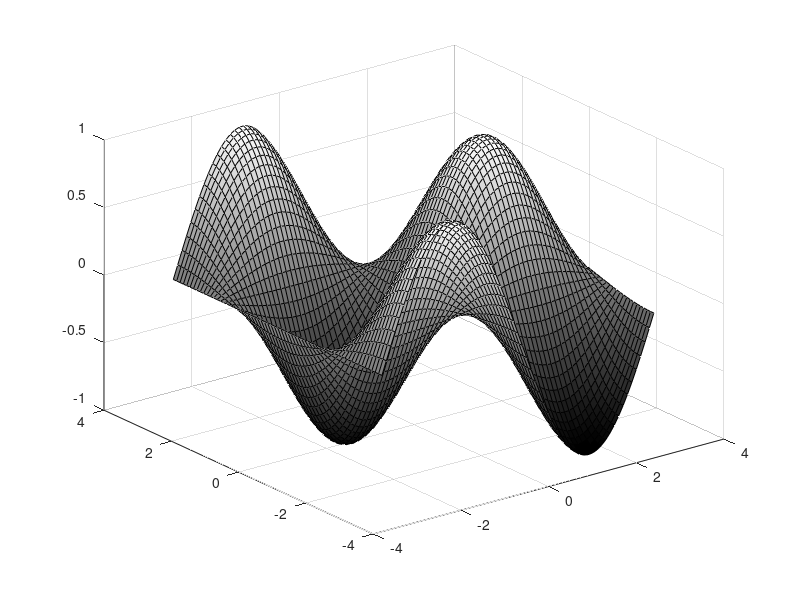
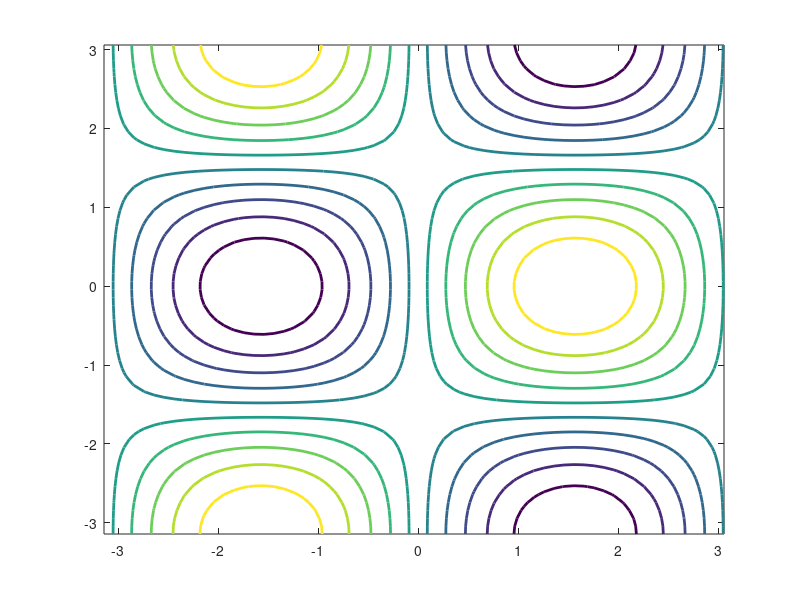
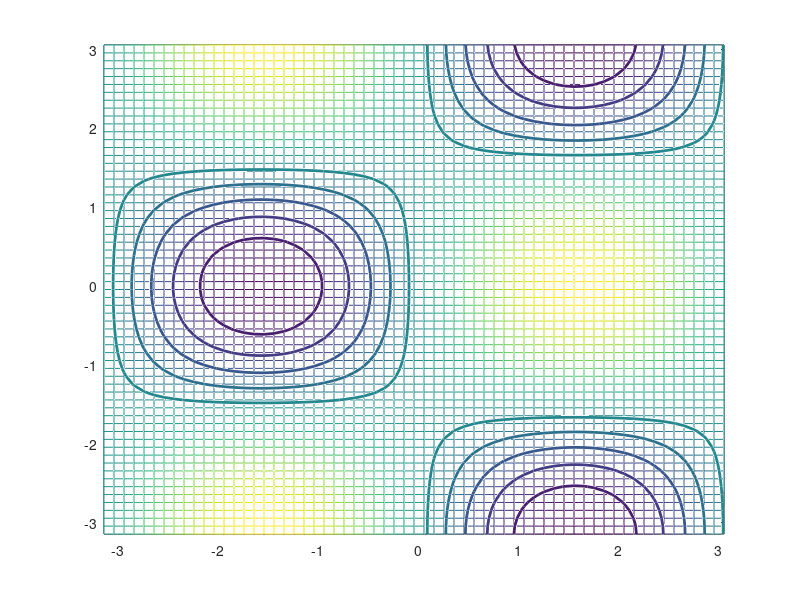

MATLAB code to generate these figures, in order:
x = -pi:0.1:pi;
y = -pi:0.1:pi;

[X, Y] = meshgrid(x, y);

Z = sin(X).*cos(Y);

surf(X, Y, Z);
surf(x, y, Z);
colormap(gray);
% surf(membrane);

% shading faceted;
% shading flat;
% shading interp;

figure;
contour(X, Y, Z, 'LineWidth', 2);
figure;
contour(X, Y, Z, 'LineWidth', 2);
hold on;
mesh(X, Y, Z);
hold off;